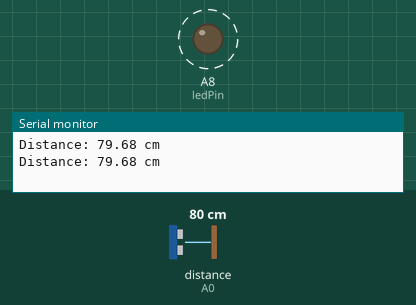
Bench run of a sketch on a simulated Arduino Mega 2560, built with avr-gcc and run on an emulated ATmega2560. Parts: output pins drawn as LEDs (lit = HIGH), the last lines printed to the serial monitor. Wiring (inferred from the names in the program): ultrasonic range finder: trigger A1; echo A0. Dashed ring = blinking. The test bench sets the inputs (shaded band); at power-on: distance to the obstacle (sensor on A0) 80 cm. The echo pulse lasts 58.3 µs per cm; pins used as bus, display or sensor lines are not drawn.

Above: at 2.0 s.
2.1 s: distance to the obstacle (sensor on A0) set to 33 cm
5.6 s: distance to the obstacle (sensor on A0) set to 29 cm
At 5.73 s:
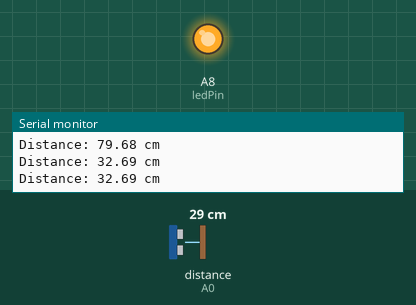
At 6.3 s:
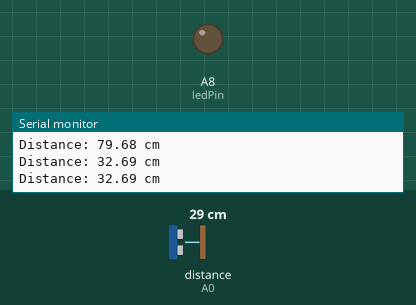
Timing chart, 0 to 8.6 s (numbered marks = the images above; inputs shaded):
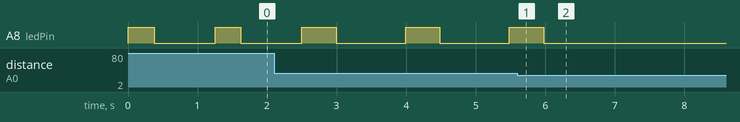

Measured:
- the behaviour switches between 31 and 30 cm on distance to the obstacle (sensor on A0) (found by bisection; images 0 and 1)
- after the input at 5.6 s, A8 (ledPin): goes on until 6.0 s, then stays LOW
- by itself, A8 (ledPin): alternates HIGH for 0.50 s and LOW for 1.0 s

The sketch:

breadboardDemo.ino
```cpp
const int trigPin = A1;
const int echoPin = A0;
const int ledPin = A8;

void setup() {
  Serial.begin(9600);

  pinMode(trigPin, OUTPUT);
  pinMode(echoPin, INPUT);
  pinMode(ledPin, OUTPUT);
}

void loop() {
  // Send an ultrasonic pulse.
  digitalWrite(trigPin, LOW);
  delayMicroseconds(2);

  digitalWrite(trigPin, HIGH);
  delayMicroseconds(10);
  digitalWrite(trigPin, LOW);

  // Measure the echo duration.
  long duration = pulseIn(echoPin, HIGH);

  if (duration == 0) {
    Serial.println("No object detected");
  } else {
    // Speed of sound: approximately 0.0343 cm/us.
    float distance = duration * 0.0343 / 2.0;

    if (distance > 30) {
      int rate = map((int)distance, 30, 200, 500, 50);
      rate = constrain(rate, 10, 500);

      digitalWrite(ledPin, HIGH);
      delay(rate);
      digitalWrite(ledPin, LOW);
      delay(rate);
    }
    // else{
    //   Serial.print("in range");
    // }

    Serial.print("Distance: ");
    Serial.print(distance);
    Serial.println(" cm");
  }

  delay(500);
}
```
